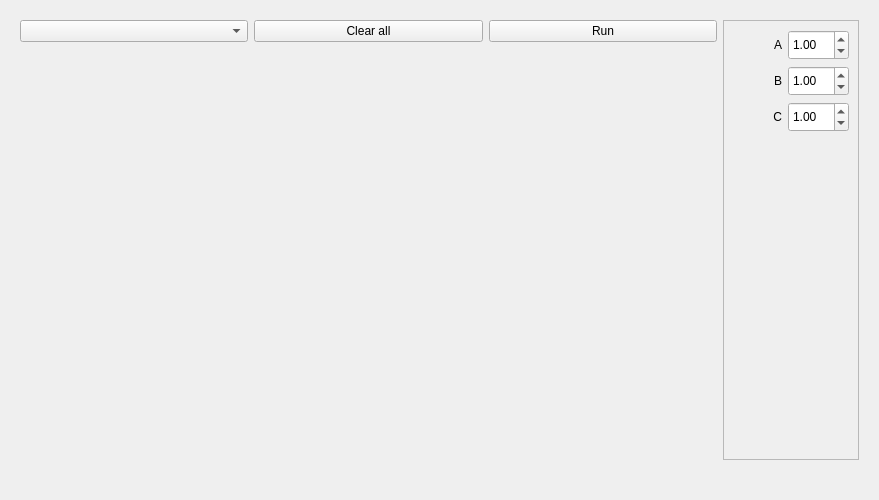
<?xml version="1.0" encoding="UTF-8"?>
<ui version="4.0">
 <class>Form</class>
 <widget class="QWidget" name="Form">
  <property name="geometry">
   <rect>
    <x>0</x>
    <y>0</y>
    <width>879</width>
    <height>500</height>
   </rect>
  </property>
  <property name="windowTitle">
   <string>Form</string>
  </property>
  <layout class="QVBoxLayout" name="verticalLayout_4">
   <property name="sizeConstraint">
    <enum>QLayout::SetDefaultConstraint</enum>
   </property>
   <item>
    <widget class="QWidget" name="horizontalWidget" native="true">
     <property name="sizePolicy">
      <sizepolicy hsizetype="Expanding" vsizetype="Preferred">
       <horstretch>0</horstretch>
       <verstretch>0</verstretch>
      </sizepolicy>
     </property>
     <layout class="QHBoxLayout" name="horizontalLayout">
      <item>
       <layout class="QVBoxLayout" name="verticalLayout">
        <item>
         <layout class="QHBoxLayout" name="horizontalLayout_2">
          <item>
           <widget class="QComboBox" name="curveTypeComboBox">
            <property name="sizePolicy">
             <sizepolicy hsizetype="Expanding" vsizetype="Fixed">
              <horstretch>0</horstretch>
              <verstretch>0</verstretch>
             </sizepolicy>
            </property>
           </widget>
          </item>
          <item>
           <widget class="QPushButton" name="clearButton">
            <property name="sizePolicy">
             <sizepolicy hsizetype="Expanding" vsizetype="Fixed">
              <horstretch>0</horstretch>
              <verstretch>0</verstretch>
             </sizepolicy>
            </property>
            <property name="text">
             <string>Clear all</string>
            </property>
           </widget>
          </item>
          <item>
           <widget class="QPushButton" name="runButton">
            <property name="sizePolicy">
             <sizepolicy hsizetype="Expanding" vsizetype="Fixed">
              <horstretch>0</horstretch>
              <verstretch>0</verstretch>
             </sizepolicy>
            </property>
            <property name="text">
             <string>Run</string>
            </property>
           </widget>
          </item>
         </layout>
        </item>
        <item>
         <widget class="MplWidget" name="MplWidget" native="true">
          <property name="sizePolicy">
           <sizepolicy hsizetype="Expanding" vsizetype="Expanding">
            <horstretch>0</horstretch>
            <verstretch>0</verstretch>
           </sizepolicy>
          </property>
         </widget>
        </item>
        <item>
         <spacer name="horizontalSpacer">
          <property name="orientation">
           <enum>Qt::Horizontal</enum>
          </property>
          <property name="sizeHint" stdset="0">
           <size>
            <width>600</width>
            <height>20</height>
           </size>
          </property>
         </spacer>
        </item>
       </layout>
      </item>
      <item>
       <layout class="QVBoxLayout" name="verticalLayout_2">
        <item>
         <widget class="QScrollArea" name="scrollArea">
          <property name="enabled">
           <bool>true</bool>
          </property>
          <property name="sizePolicy">
           <sizepolicy hsizetype="Preferred" vsizetype="Expanding">
            <horstretch>0</horstretch>
            <verstretch>0</verstretch>
           </sizepolicy>
          </property>
          <property name="frameShape">
           <enum>QFrame::StyledPanel</enum>
          </property>
          <property name="frameShadow">
           <enum>QFrame::Raised</enum>
          </property>
          <property name="horizontalScrollBarPolicy">
           <enum>Qt::ScrollBarAlwaysOff</enum>
          </property>
          <property name="widgetResizable">
           <bool>true</bool>
          </property>
          <widget class="QWidget" name="scrollAreaWidgetContents">
           <property name="geometry">
            <rect>
             <x>0</x>
             <y>0</y>
             <width>134</width>
             <height>434</height>
            </rect>
           </property>
           <layout class="QVBoxLayout" name="verticalLayout_3">
            <item>
             <layout class="QHBoxLayout" name="horizontalLayout_3">
              <item>
               <spacer name="horizontalSpacer_3">
                <property name="orientation">
                 <enum>Qt::Horizontal</enum>
                </property>
                <property name="sizeHint" stdset="0">
                 <size>
                  <width>40</width>
                  <height>20</height>
                 </size>
                </property>
               </spacer>
              </item>
              <item>
               <widget class="QLabel" name="label_1">
                <property name="text">
                 <string>&lt;html&gt;&lt;head/&gt;&lt;body&gt;&lt;p align=&quot;right&quot;&gt;A&lt;/p&gt;&lt;/body&gt;&lt;/html&gt;</string>
                </property>
               </widget>
              </item>
              <item>
               <widget class="QDoubleSpinBox" name="spinBox_a">
                <property name="minimumSize">
                 <size>
                  <width>0</width>
                  <height>30</height>
                 </size>
                </property>
                <property name="minimum">
                 <double>-99.989999999999995</double>
                </property>
                <property name="value">
                 <double>1.000000000000000</double>
                </property>
               </widget>
              </item>
             </layout>
            </item>
            <item>
             <layout class="QHBoxLayout" name="horizontalLayout_4">
              <item>
               <spacer name="horizontalSpacer_4">
                <property name="orientation">
                 <enum>Qt::Horizontal</enum>
                </property>
                <property name="sizeHint" stdset="0">
                 <size>
                  <width>40</width>
                  <height>20</height>
                 </size>
                </property>
               </spacer>
              </item>
              <item>
               <widget class="QLabel" name="label_2">
                <property name="text">
                 <string>B</string>
                </property>
                <property name="alignment">
                 <set>Qt::AlignRight|Qt::AlignTrailing|Qt::AlignVCenter</set>
                </property>
               </widget>
              </item>
              <item>
               <widget class="QDoubleSpinBox" name="spinBox_b">
                <property name="minimumSize">
                 <size>
                  <width>0</width>
                  <height>30</height>
                 </size>
                </property>
                <property name="minimum">
                 <double>-99.989999999999995</double>
                </property>
                <property name="value">
                 <double>1.000000000000000</double>
                </property>
               </widget>
              </item>
             </layout>
            </item>
            <item>
             <layout class="QHBoxLayout" name="horizontalLayout_5">
              <item>
               <spacer name="horizontalSpacer_5">
                <property name="orientation">
                 <enum>Qt::Horizontal</enum>
                </property>
                <property name="sizeHint" stdset="0">
                 <size>
                  <width>40</width>
                  <height>20</height>
                 </size>
                </property>
               </spacer>
              </item>
              <item>
               <widget class="QLabel" name="label_3">
                <property name="text">
                 <string>C</string>
                </property>
                <property name="alignment">
                 <set>Qt::AlignRight|Qt::AlignTrailing|Qt::AlignVCenter</set>
                </property>
               </widget>
              </item>
              <item>
               <widget class="QDoubleSpinBox" name="spinBox_c">
                <property name="minimumSize">
                 <size>
                  <width>0</width>
                  <height>30</height>
                 </size>
                </property>
                <property name="minimum">
                 <double>-99.989999999999995</double>
                </property>
                <property name="value">
                 <double>1.000000000000000</double>
                </property>
               </widget>
              </item>
             </layout>
            </item>
            <item>
             <spacer name="verticalSpacer_3">
              <property name="orientation">
               <enum>Qt::Vertical</enum>
              </property>
              <property name="sizeHint" stdset="0">
               <size>
                <width>20</width>
                <height>40</height>
               </size>
              </property>
             </spacer>
            </item>
           </layout>
          </widget>
         </widget>
        </item>
        <item>
         <spacer name="horizontalSpacer_2">
          <property name="orientation">
           <enum>Qt::Horizontal</enum>
          </property>
          <property name="sizeType">
           <enum>QSizePolicy::Minimum</enum>
          </property>
          <property name="sizeHint" stdset="0">
           <size>
            <width>40</width>
            <height>20</height>
           </size>
          </property>
         </spacer>
        </item>
       </layout>
      </item>
     </layout>
    </widget>
   </item>
  </layout>
 </widget>
 <customwidgets>
  <customwidget>
   <class>MplWidget</class>
   <extends>QWidget</extends>
   <header>MplWidget.h</header>
   <container>1</container>
  </customwidget>
 </customwidgets>
 <resources/>
 <connections/>
</ui>
